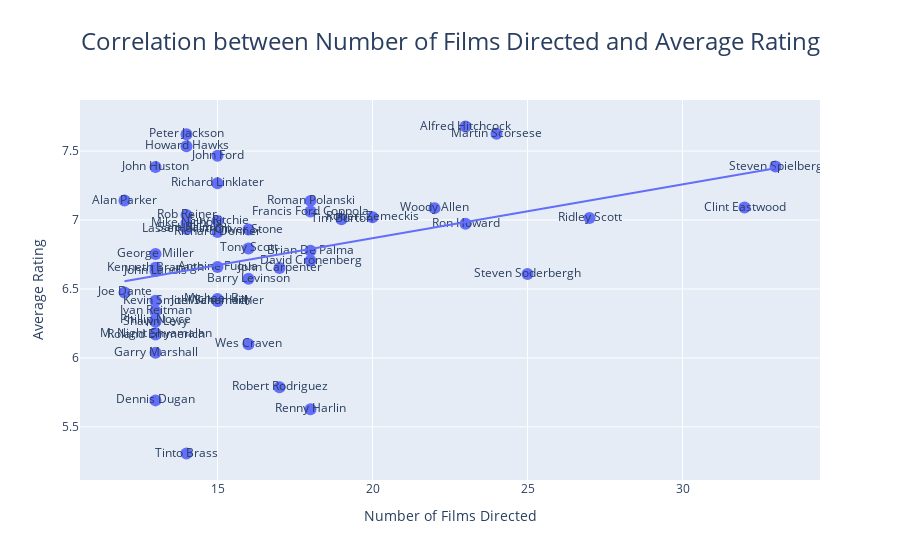

This figure's notebook cell:
### Code cell
# Buat grafik correlation
figCorr = px.scatter(newMerged, x='Film Count', y='Average Rating', 
                 text='Director', 
                 title='Correlation between Number of Films Directed and Average Rating',
                 labels={'Film Count': 'Number of Films Directed', 'Average Rating': 'Average Rating'},
                 trendline='ols')

figCorr.update_traces(marker=dict(size=12))
figCorr.update_layout(title_font_size=24, title_x=0.5)

figCorr.show()

### Figure 1 — Plotly figure (JSON) as saved in the notebook; plotly's stock layout.template omitted (floating-point values rounded to 4 significant figures)
{"data": [{"hovertemplate": "Number of Films Directed=%{x}<br>Average Rating=%{y}<br>Director=%{text}<extra></extra>", "legendgroup": "", "marker": {"color": "#636efa", "size": 12, "symbol": "circle"}, "mode": "markers+text", "name": "", "orientation": "v", "showlegend": false, "text": ["Steven Spielberg", "Clint Eastwood", "Ridley Scott", "Steven Soderbergh", "Martin Scorsese", "Alfred Hitchcock", "Ron Howard", "Woody Allen", "Robert Zemeckis", "Tim Burton", "David Cronenberg", "Francis Ford Coppola", "Renny Harlin", "Brian De Palma", "Roman Polanski", "Robert Rodriguez", "John Carpenter", "Barry Levinson", "Tony Scott", "Oliver Stone", "Wes Craven", "Richard Donner", "Michael Bay", "Antoine Fuqua", "Walter Hill", "Joel Schumacher", "Guy Ritchie", "Richard Linklater", "John Ford", "Lasse Hallström", "Tinto Brass", "Peter Jackson", "Sam Raimi", "Howard Hawks", "Rob Reiner", "Mike Nichols", "Dennis Dugan", "Kevin Smith", "Kenneth Branagh", "Shawn Levy", "Garry Marshall", "John Landis", "M. Night Shyamalan", "George Miller", "Ivan Reitman", "Phillip Noyce", "John Huston", "Roland Emmerich", "Alan Parker", "Joe Dante"], "type": "scatter", "x": [33, 32, 27, 25, 24, 23, 23, 22, 20, 19, 18, 18, 18, 18, 18, 17, 17, 16, 16, 16, 16, 15, 15, 15, 15, 15, 15, 15, 15, 14, 14, 14, 14, 14, 14, 14, 13, 13, 13, 13, 13, 13, 13, 13, 13, 13, 13, 13, 12, 12], "xaxis": "x", "y": [7.388, 7.091, 7.015, 6.608, 7.625, 7.678, 6.974, 7.086, 7.02, 7.005, 6.706, 7.061, 5.628, 6.778, 7.139, 5.788, 6.653, 6.575, 6.794, 6.931, 6.1, 6.913, 6.427, 6.66, 6.413, 6.413, 6.993, 7.267, 7.467, 6.936, 5.307, 7.621, 6.943, 7.536, 7.036, 6.979, 5.692, 6.415, 6.654, 6.262, 6.038, 6.631, 6.177, 6.754, 6.338, 6.277, 7.385, 6.169, 7.142, 6.475], "yaxis": "y"}, {"hovertemplate": "<b>OLS trendline</b><br>Average Rating = 0.0390226 * Film Count + 6.08834<br>R<sup>2</sup>=0.124278<br><br>Number of Films Directed=%{x}<br>Average Rating=%{y} <b>(trend)</b><extra></extra>", "legendgroup": "", "marker": {"color": "#636efa", "size": 12, "symbol": "circle"}, "mode": "lines", "name": "", "showlegend": false, "type": "scatter", "x": [12, 12, 13, 13, 13, 13, 13, 13, 13, 13, 13, 13, 13, 13, 14, 14, 14, 14, 14, 14, 14, 15, 15, 15, 15, 15, 15, 15, 15, 16, 16, 16, 16, 17, 17, 18, 18, 18, 18, 18, 19, 20, 22, 23, 23, 24, 25, 27, 32, 33], "xaxis": "x", "y": [6.557, 6.557, 6.596, 6.596, 6.596, 6.596, 6.596, 6.596, 6.596, 6.596, 6.596, 6.596, 6.596, 6.596, 6.635, 6.635, 6.635, 6.635, 6.635, 6.635, 6.635, 6.674, 6.674, 6.674, 6.674, 6.674, 6.674, 6.674, 6.674, 6.713, 6.713, 6.713, 6.713, 6.752, 6.752, 6.791, 6.791, 6.791, 6.791, 6.791, 6.83, 6.869, 6.947, 6.986, 6.986, 7.025, 7.064, 7.142, 7.337, 7.376], "yaxis": "y"}], "layout": {"legend": {"tracegroupgap": 0}, "title": {"font": {"size": 24}, "text": "Correlation between Number of Films Directed and Average Rating", "x": 0.5}, "xaxis": {"anchor": "y", "domain": [0, 1], "title": {"text": "Number of Films Directed"}}, "yaxis": {"anchor": "x", "domain": [0, 1], "title": {"text": "Average Rating"}}}}
